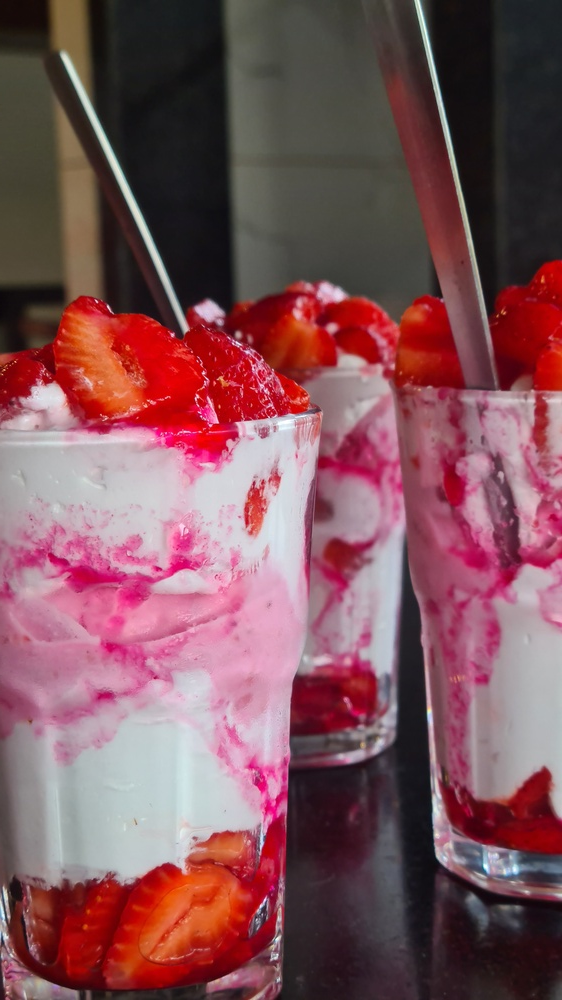
#> input picture IPPR assgn/Nineteen/input_image.jpg, 562 x 1000 px, shrunk from 2268 x 4032 before the run
$ python nineteen.py
#> lines starting #> are read from the running program, lines starting #| are printed output that depends on the picture
import cv2
import numpy as np

# Load the 24-bit RGB image
image = cv2.imread('input_image.jpg')
#> image is the input picture: shape (1000, 562, 3); mean B, G, R 89.9, 82.8, 127.9

# Define the enhancement factor for the channel you want to enhance
enhancement_factor = 1.5  # Adjust this value as needed

# Choose the color channel to enhance: 0 for Blue, 1 for Green, 2 for Red
channel_to_enhance = 2  # Enhancing the Red channel in this example

# Split the image into its color channels
b, g, r = cv2.split(image)
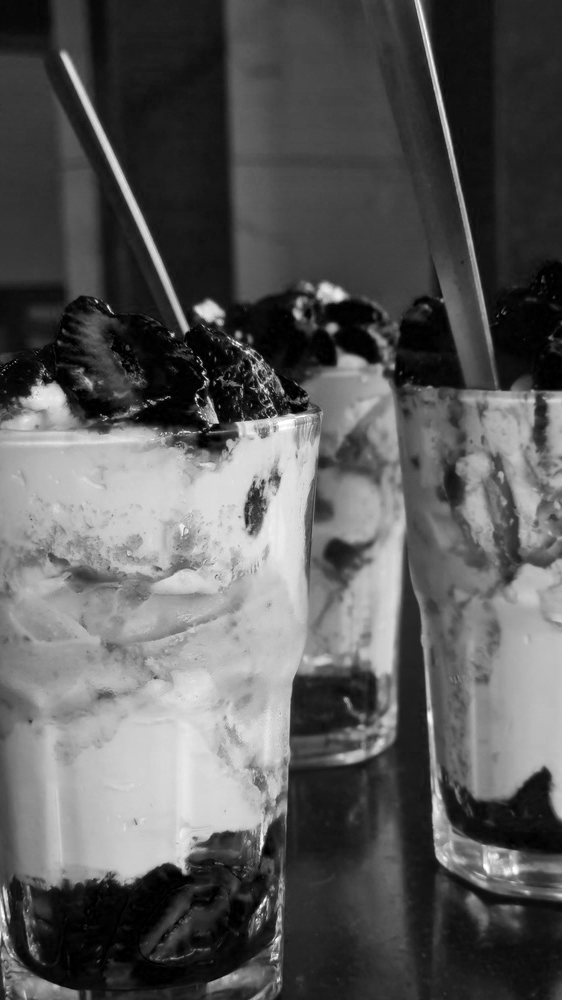
#> b: shape (1000, 562); min 0, max 255, mean 89.9
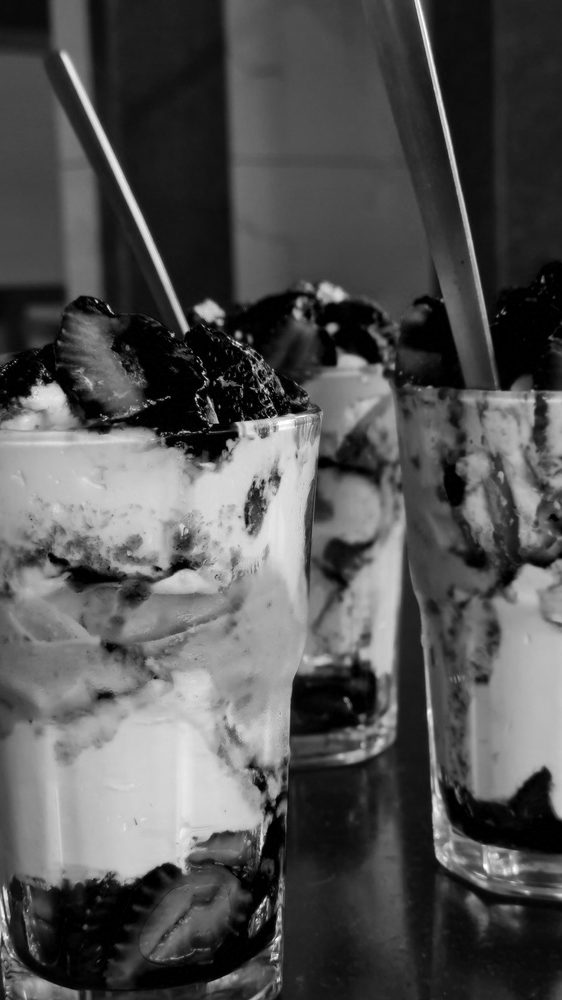
#> g: shape (1000, 562); min 0, max 255, mean 82.8
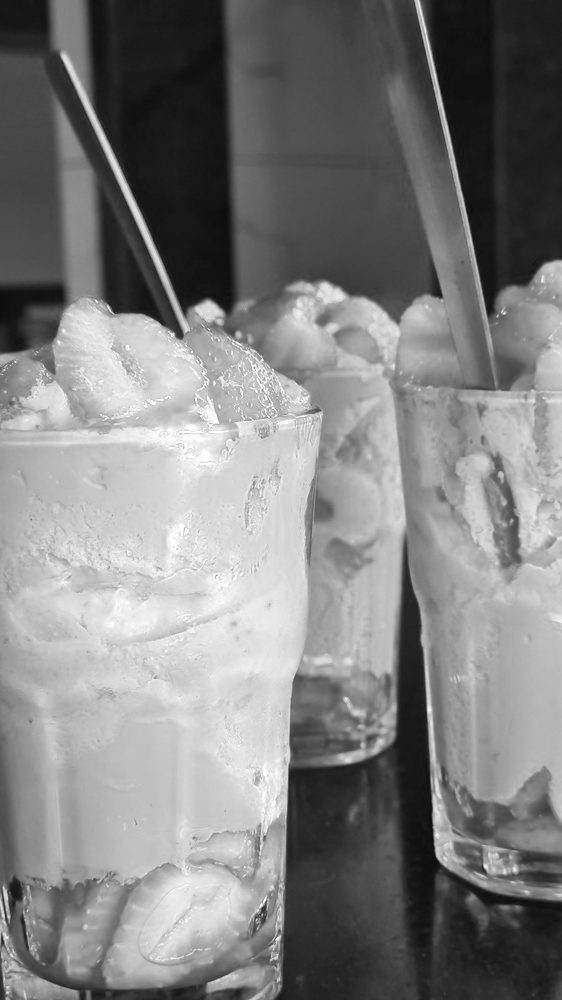
#> r: shape (1000, 562); min 6, max 255, mean 127.9

# Apply enhancement factor to the chosen channel
if channel_to_enhance == 0:
    enhanced_b = np.clip(b * enhancement_factor, 0, 255).astype(np.uint8)
    enhanced_image = cv2.merge((enhanced_b, g, r))
elif channel_to_enhance == 1:
    enhanced_g = np.clip(g * enhancement_factor, 0, 255).astype(np.uint8)
    enhanced_image = cv2.merge((b, enhanced_g, r))
elif channel_to_enhance == 2:
    enhanced_r = np.clip(r * enhancement_factor, 0, 255).astype(np.uint8)
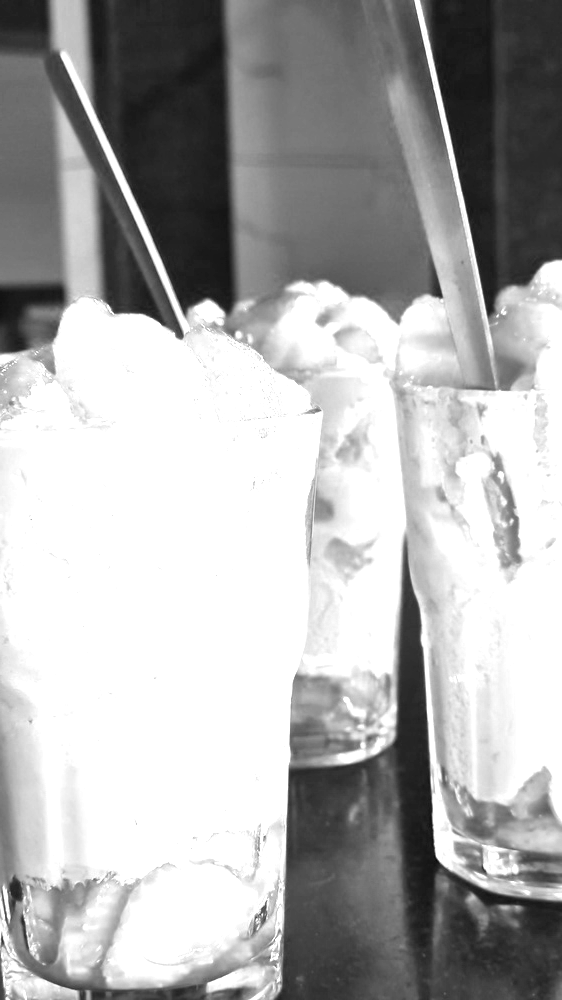
#> enhanced_r: shape (1000, 562); min 9, max 255, mean 174.2
    enhanced_image = cv2.merge((b, g, enhanced_r))
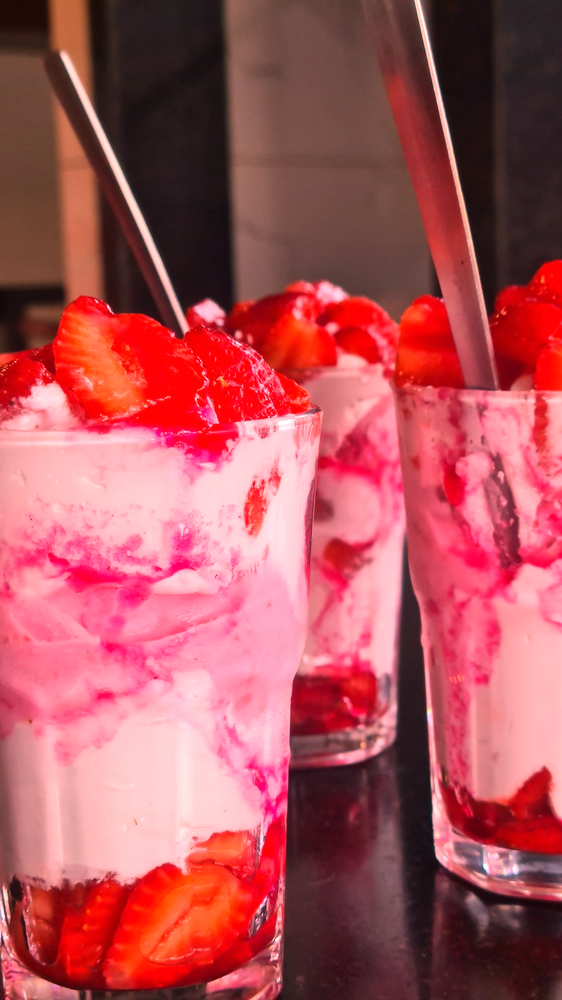
#> enhanced_image: shape (1000, 562, 3); mean B, G, R 89.9, 82.8, 174.2
else:
    print("Invalid channel choice. Please choose 0 (Blue), 1 (Green), or 2 (Red).")
    exit()

# Save the enhanced image
cv2.imwrite('enhanced_image.jpg', enhanced_image)

# Display the enhanced image
cv2.imshow('Enhanced Image', enhanced_image)
cv2.waitKey(0)
cv2.destroyAllWindows()
